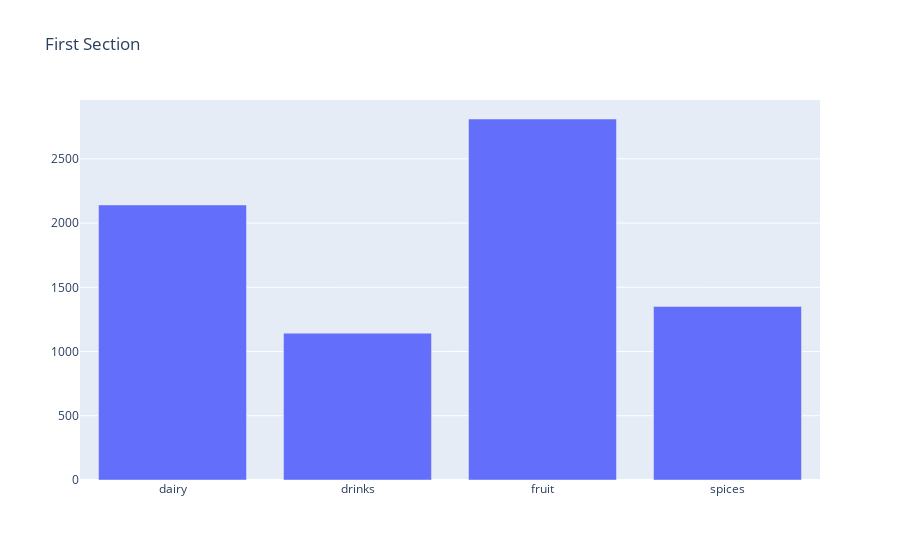
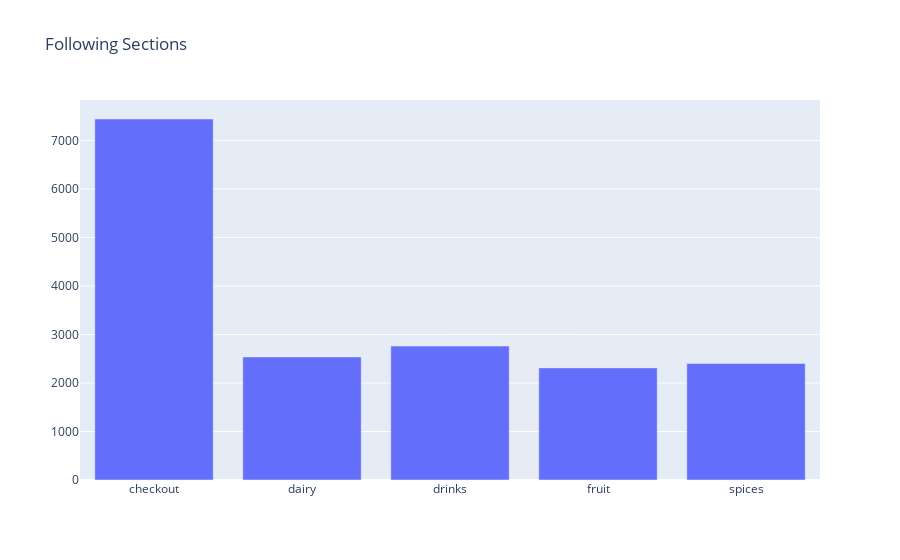

Notebook source saved alongside these figures, in order:
### Markdown cell above
* Distribution of customers of their first visited section versus following sections

### Code cell
# First Section plot
fig1 = go.Figure([go.Bar(x=first_all.index, y=first_all['new_id'])])
fig1.update_layout(title='First Section')
fig1.show()

# Following Sections plot
fig2 = go.Figure([go.Bar(x=following_all.index, y=following_all['new_id'])])
fig2.update_layout(title='Following Sections')
fig2.show()

### Figure 1 — Plotly figure (JSON) as saved in the notebook; plotly's stock layout.template omitted (floating-point values rounded to 4 significant figures)
{"data": [{"type": "bar", "x": ["dairy", "drinks", "fruit", "spices"], "y": [2141, 1143, 2810, 1351]}], "layout": {"title": {"text": "First Section"}}}

### Figure 2 — Plotly figure (JSON) as saved in the notebook; plotly's stock layout.template omitted (floating-point values rounded to 4 significant figures)
{"data": [{"type": "bar", "x": ["checkout", "dairy", "drinks", "fruit", "spices"], "y": [7445, 2538, 2762, 2312, 2403]}], "layout": {"title": {"text": "Following Sections"}}}
